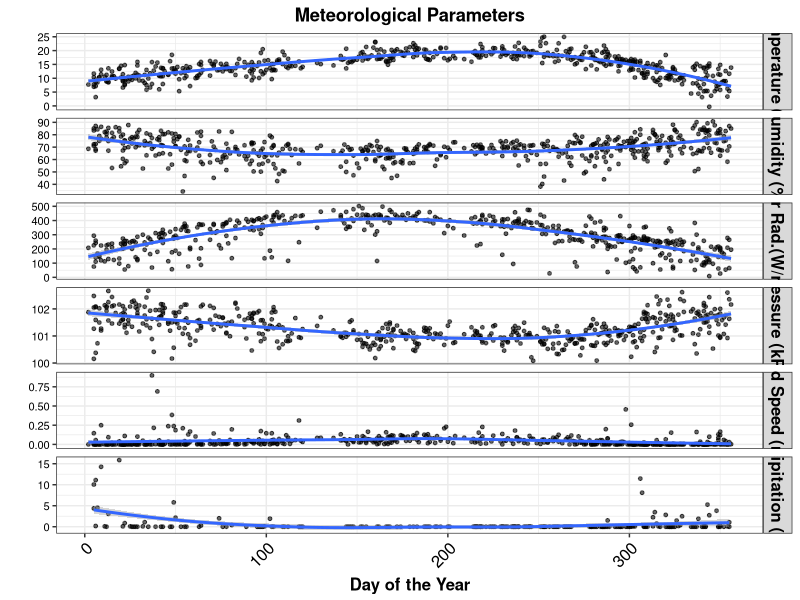

Write the R code that produced this figure.
library(ggplot2)
library(lubridate)
library(reshape2)


weath_df = read.csv("meteorological_parameters.csv")
weath_df$day = as.Date(weath_df$day, format = '%m/%d/%y')
weath_df$dayofyear = yday(weath_df$day)
weath_df_selected = weath_df[,c("dayofyear", "avgTemp", "avgHumid", "avgSolarRad", 
                                "avgPress", "avgWind", "avgPrecipMidNight")]
weath_df_selected$avgPress = weath_df_selected$avgPress/1000

df = melt(weath_df_selected, id.vars = "dayofyear")
variable.labs <- c("Temperature (°C)", "Humidity (%)", "Solar Rad.(W/m^2)", "Pressure (kPa)", "Wind Speed (m/s)", "Precipitation (mm)")
names(variable.labs) <- c("avgTemp", "avgHumid", "avgSolarRad", "avgPress", "avgWind", "avgPrecipMidNight")


pdf("meteorological_parameters.pdf", h = 12, w = 8)
ggplot(df, aes(dayofyear, value)) + 
  geom_point(stat='identity', size = 1, show.legend = TRUE, alpha = 0.6, color = "black") +
  facet_grid(rows = vars(variable), scales = "free_y", labeller = labeller(variable = variable.labs)) +
  theme_bw() + 
  geom_smooth() +
  labs(y = "", x = "Day of the Year") +
  ggtitle("Meteorological Parameters") + 
  theme(axis.text.x = element_text(colour="black",size=12,angle=45,hjust=1,vjust=1,face="plain"),
        axis.text.y = element_text(colour="black",size=8,angle=0,hjust=1,vjust=0.5,face="plain"),
        axis.title.x = element_text(colour="black",size=12,angle=0,hjust=.5,vjust=0.5,face="bold"),
        axis.title.y = element_text(colour="black",size=12,angle=90,hjust=.5,vjust=.5,face="bold"),
        strip.text.y = element_text(size = 12, color = "black", face = "bold"),
        legend.text = element_text(size=15, face="bold"), legend.title = element_blank(),
        plot.title = element_text(hjust = 0.5, face="bold"))
dev.off()